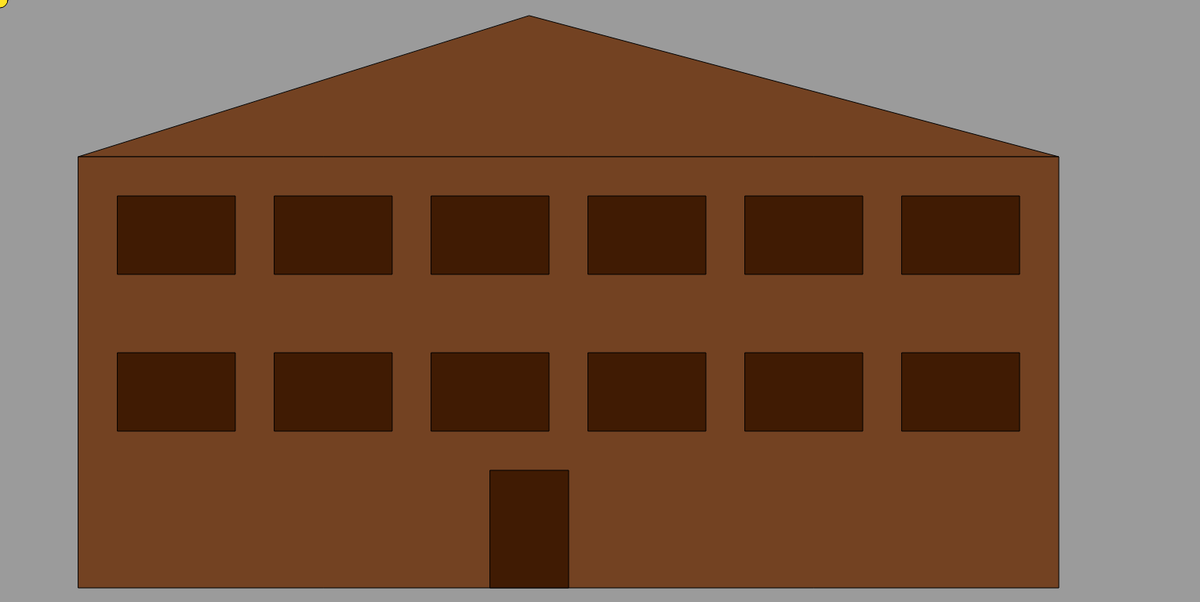
Frame 1 (no input)
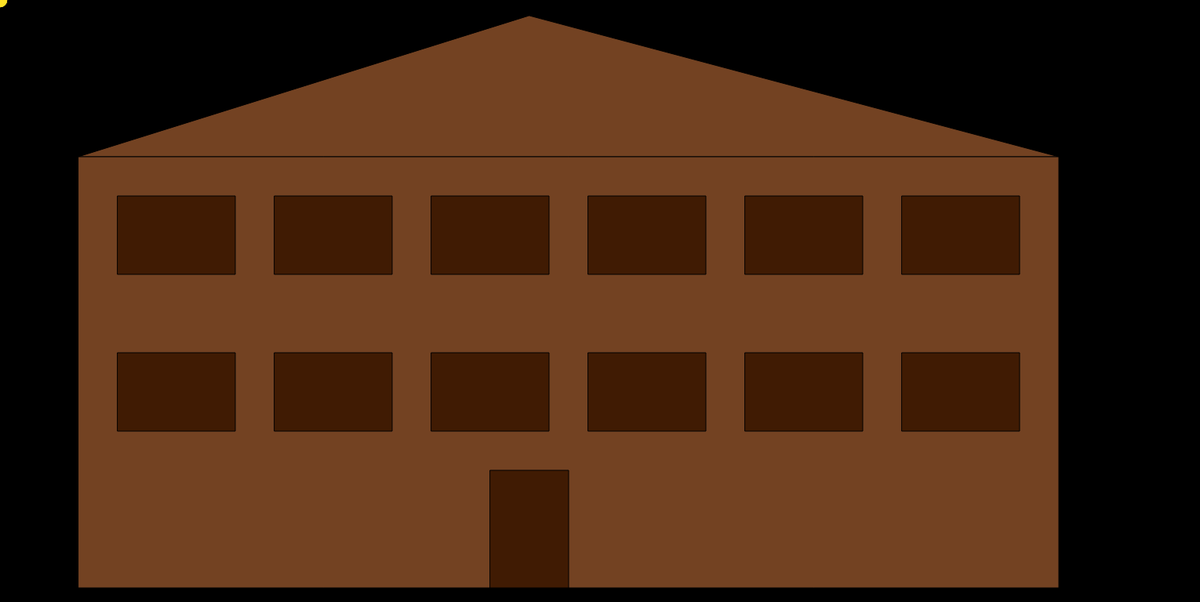
Frame 60 (no input)
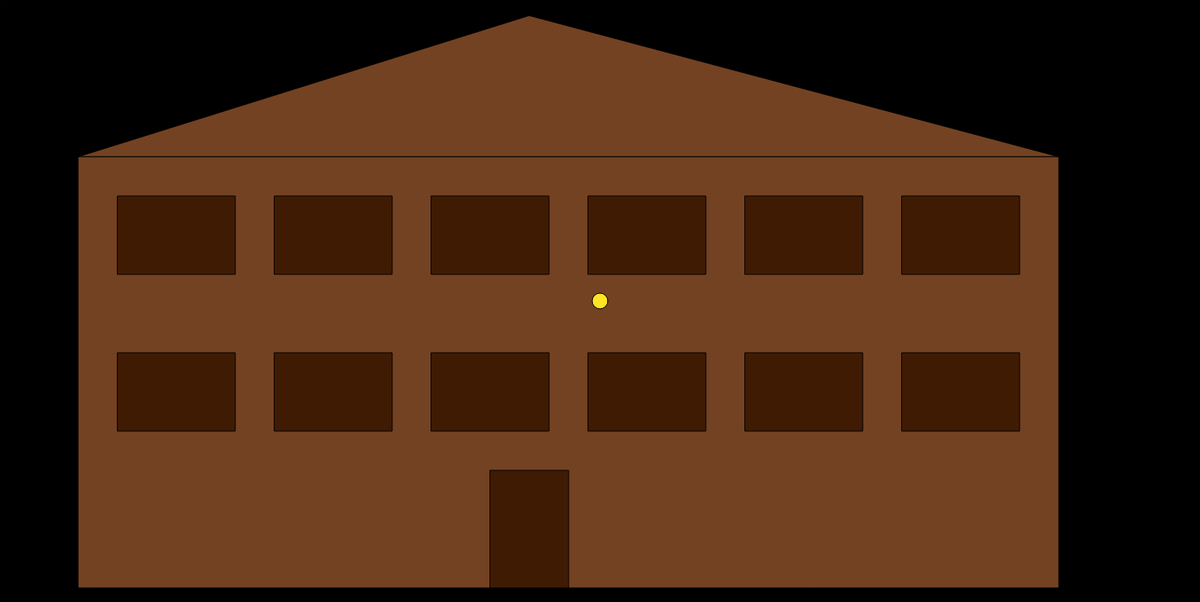
Frame 120 (the mouse pressed at the canvas centre since frame 60)

The p5.js sketch that drew these frames (run headless with seeded random() and noise() and a simulated clock; from frame 60 on, the mouse is pressed at the canvas centre):

// p5.js sketch
// ── sketch.js

var xpos = 0 //creer une variable dans laquelle on définira la position de x
var ypos = 0 //creer une variable dans laquelle on définira la position de y
/*
var i,
    fenetreArray = new Array (12);
*/
function setup() {
  createCanvas(1530, 768); //canvas sait où est la souris et ce qu'elle fait
  frameRate(100)
}

function draw() {
  background(00,100); //0-->la couleur (rvv) ? 8 --> Alpha (opaciter)

/*
  for (var i = 0; i < 12; i++) {
    fenetreArray[i] = new fenetre(150, 250);
  }*/
/*
  if (mouseClicked) {
    if (mouseX > 150 && mouseX < 300 && mouseY > 250 && mouseY < 350 ) {
      var Un = new fenetre;
    }
    else if (mouseX > 150 && mouseX < 300 && mouseY > 250 && mouseY < 350 ) {

    }
  }
*/
  fill(115,66,34  );
  //CHALET
  triangle(100, 200, 1350, 200, 675, 20);
  rect(100,200,1250,550);
  fill(64,27,3);
  rect(625,600,100,150);
  /*FENETREs*/


  //LIGNE 1
  rect(150,250,150,100);
    var fen1 = new fenetre(100, 100, 250, 250);
      if (mouseX > fen1.x_cote_gauche && mouseX < fen1.x_cote_droite && mouseY > fen1.y_cote_haut && mouseY < fen1.y_cote_bas) {
        fen1.animationAnim1();
      }
  rect(350,250,150,100);
    var fen2 = new fenetre(100, 100, 250, 250);
      if (mouseX > fen2.x_cote_gauche && mouseX < fen2.x_cote_droite && mouseY > fen2.y_cote_haut && mouseY < fen2.y_cote_bas) {
        fen2.animationAnim2();
      }
  rect(550,250,150,100);
    var fen3 = new fenetre(100, 100, 250, 250);
      if (mouseX > fen3.x_cote_gauche && mouseX < fen3.x_cote_droite && mouseY > fen3.y_cote_haut && mouseY < fen3.y_cote_bas) {
        fen3.animationAnim3();
      }
  rect(750,250,150,100);
    var fen4 = new fenetre(100, 100, 250, 250);
      if (mouseX > fen4.x_cote_gauche && mouseX < fen4.x_cote_droite && mouseY > fen4.y_cote_haut && mouseY < fen4.y_cote_bas) {
        fen3.animationAnim4();
      }
  rect(950,250,150,100);
    var fen5 = new fenetre(100, 100, 250, 250);
      if (mouseX > fen5.x_cote_gauche && mouseX < fen5.x_cote_droite && mouseY > fen5.y_cote_haut && mouseY < fen5.y_cote_bas) {
        fen3.animationAnim5();
      }
  rect(1150,250,150,100);
    var fen6 = new fenetre(100, 100, 250, 250);
      if (mouseX > fen6.x_cote_gauche && mouseX < fen6.x_cote_droite && mouseY > fen6.y_cote_haut && mouseY < fen6.y_cote_bas) {
        fen6.animationAnim3();
      }
  //LIGNE 2
  var fen7 = rect(150,450,150,100);
  var fen8 = rect(350,450,150,100);
  var fen9 = rect(550,450,150,100);
  var fen10 = rect(750,450,150,100);
  var fen11 = rect(950,450,150,100);
  var fen12 = rect(1150,450,150,100);

/* point QUI SUIT LA SOURIS */
    fill(255,227,37);
  	xpos = xpos + (mouseX - xpos)*0.03 //demander à aller à 0.0% de la position horizontal de la souris
  	ypos = ypos + (mouseY - ypos)*0.03 //demander à aller à 0.0% de la position vertical de la sou
  	ellipse(mouseX,mouseY,20,20);
}
//ANIMATION FENETRE
function fenetre(xG, xD, yH, yB){
  this.x_cote_gauche = xG;
  this.x_cote_droite = xD;
  this.y_cote_haut = yH;
  this.y_cote_bas = yB;
/*
//Animation 1
  this.animationAnim1 = function(){
    var nokta = 0;//taille du centre du cercle
  //var array_x = [];
  //var array_y = []
  //for (var i = 0; i < 1000; i++) {
      //array_x.push((10 + i) * Math.cos(i))
      //array_y.push((10 + i) * Math.sin(i))
  //};
  //array_x.forEach(function(ss,as){
  	//console.log(ss,as);
  //})
    this.draw = function() {
      nokta += 0.3;
      noStroke();
      drawingContext.shadowOffsetX = 1; //ombres
      drawingContext.shadowOffsetY = -1;
      drawingContext.shadowBlur = 5;
      drawingContext.shadowColor = "black";
      fill(random(200, 255), random(10, 255), random(50, 255));
     imageMode(CENTER)
      translate(width / 2, height / 2);
      angle = nokta;
      rotate(nokta);
      x = (10 + angle) * Math.cos(angle);
      y = (10+ angle) * Math.sin(angle);
      ellipse(x, y, 15, 15);
      if (nokta > windowWidth / 2) {
          nokta = 0;
          background("white")
      }
    }
    this.renkver = function(x, y) {
      return ~~(Math.random() * y) + x;
    }
  }
  */
//Animation 2
  this.animationAnim2 = function() {
    this.draw = function() {
      var speed=(abs(pmouseX-mouseX)+abs(pmouseY-mouseY))/2
      strokeWeight(speed/2)
        // cercle à la position de la souris
      stroke(235,190,55,25)
      line(mouseX, mouseY, windowWidth/2, windowHeight/2 );
      // symetrie axiale verticale
      stroke(39,0,43,25)
      line(mouseX, windowHeight-mouseY, windowWidth/2, windowHeight/2);
      // symetrie axiale horizontale
      stroke(224,71,64, 25)
      line(windowWidth-mouseX, mouseY, windowWidth/2, windowHeight/2);
      // symetrie centrale
      stroke(224,71,64,25)
      line(windowWidth-mouseX, windowHeight-mouseY, windowWidth/2, windowHeight/2);
    }
  }
//Animation 3
  this.animationAnim3 = function() {
    var draw_lines = function(x,y,size,rot){
      strokeWeight(0.15)
      // rond rouge du milieu
      push()
      rectMode(CENTER)
      translate(x,y)
      rotate(rot*0.5)
      stroke(224,71,64,200)
      line(1,size,0,-size)
      line(-size,0,size,0)
      // cercle jaune 1
      push()
      stroke(224,150,42, 255)
      rotate(rot)
      translate(size*3,size*3) // tourne autour du centre
      rotate(rot*7  ) // tourne sur lui même
       // dessiner le repère
      line(0,size,0,-size)
      line(-size,0,size,0)
      push() // on pousse un nouveau repère r4 qui bénéficie des transformation conjointe de r1 et r3
      translate(size*2,size*2) // notre rectangle va tourner autour du centre de r3 à une distance calculable par pythagore : d = pow(35*35+35*35,0.5)
      rotate(rot*2 ) // et il va tourner sur lui même
       // dessiner le repère
      line(0,size,0,-size)
      line(-size,0,size,0)
    }
    this.draw = function() {
      var size = (abs(pmouseX-mouseX) + abs(pmouseY - mouseY)) + 25
      stroke(0)
      fill(0,180)
      draw_lines(mouseX, mouseY, size , frameCount/50)
    }
  }

//Animation 4
  this.animationAnim4 = function() {
    var angle;
    var pos;
    var side;
    this.setup = function() {
      side = 80;
      createCanvas(windowWidth, windowHeight);
      angle = 0;
      pos = p5.Vector.fromAngle(0);
      setRadius();
    }
    this.setRadius = function() {
      var m = min(windowWidth, windowHeight);
      var radius = m/2-side*0.6;
      pos.setMag(radius);
    }
    this.drawRect = function(pos) {
      push();
      translate(pos.x, pos.y);
      rotate(angle);
      rect(-side/2, -side/2, side, side);
      pop();
      fill(224,71,64,200)
    }
    this.draw = function() {
      translate(windowWidth/2, windowHeight/2);
      drawRect(p5.Vector.mult(pos.rotate(TWO_PI/5), sin(angle)));
      drawRect(p5.Vector.mult(pos.rotate(TWO_PI/5), sin(angle)));
      drawRect(p5.Vector.mult(pos.rotate(TWO_PI/5), sin(angle)));
      drawRect(p5.Vector.mult(pos.rotate(TWO_PI/5), sin(angle)));
      drawRect(p5.Vector.mult(pos.rotate(TWO_PI/5), sin(angle)));
      angle += 0.029;
      pos.rotate(sin(angle)/50);
    }
  }
/*
//Animation 5
  this.animationAnim5 = function() {
    this.setup() = function {
	     createCanvas(400, 400);
	     rectMode(CENTER);
    }
    this.draw = function(){
    	if (frameCount % 25 == 0) {
    		fill(random(200, 255), random(10, 200), random(50, 150));
        noStroke();
    		push();
    		translate(200, 200);
    		rotate(radians(frameCount));
    		rect(0, 0, 300, 10);
    		pop();
    	}
    }
  }
*/
//Animation 6
  this.animationAnim5 = function() {
    this.setup = function() {
  	   createCanvas(400, 400);
  	   rectMode(CENTER);
     }
    this.draw = function(){
  	  background(240);
    	translate(width/2, height/2);
    	for (var i = 0; i < 8; i++) {
    		push();
        fill(230,10,10);
    		rotate(TWO_PI * i / 8);
    		var tx = 200 * noise(0.01*frameCount);
    		translate(tx, 0);
    		rect(0, 0, 20, 20);
    		for (var j = 0; j < 6; j++) {
    			push();
    			rotate(TWO_PI * j / 6);
    			var rx = 60 * noise(0.01*frameCount + 10);
    			rect(rx, 8, 8, 8);
    			pop();
    		}
    		translate()
    		pop();
  	  }
    }
  }

}

// ── style.css
html, body {
  margin: 0;
  padding: 0;
}
body{
  background-image: url("./img/cal2lavent.jpg");
  background-repeat: no-repeat;
  background-size: 100%;
}
